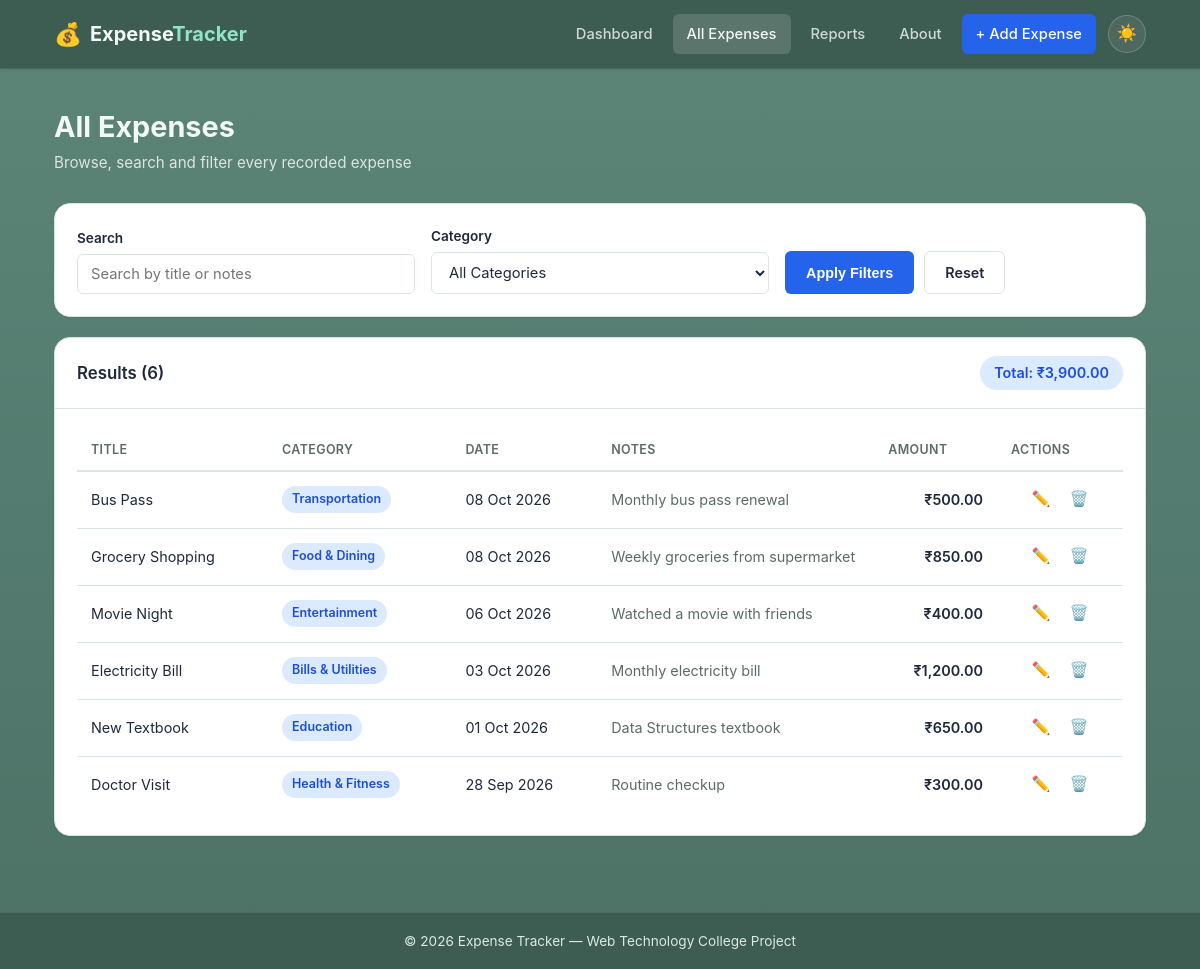
Screenshot of /all_expenses.php with the database file from the repository.
### tables this page shows
CREATE TABLE IF NOT EXISTS expenses (
    id INT AUTO_INCREMENT PRIMARY KEY,
    title VARCHAR(255) NOT NULL,
    category VARCHAR(100) NOT NULL,
    amount DECIMAL(10, 2) NOT NULL,
    expense_date DATE NOT NULL,
    notes TEXT,
    created_at TIMESTAMP DEFAULT CURRENT_TIMESTAMP
);

### includes/functions.php (called while the page is built, shortened)
<?php
function getAllExpenses($pdo, $category = '', $search = '', $orderBy = 'expense_date DESC, id DESC')
{
    $sql = "SELECT * FROM expenses WHERE 1=1";
    $params = [];
    $sql .= " ORDER BY " . $orderBy;
    $stmt = $pdo->prepare($sql);
    $stmt->execute($params);
    return $stmt->fetchAll();
}

### all_expenses.php (the view, shortened to what this page needs)
<?php
require_once 'includes/functions.php';
$database = new Database();
$pdo = $database->getConnection();
$category = isset($_GET['category']) ? trim($_GET['category']) : '';
$search   = isset($_GET['search']) ? trim($_GET['search']) : '';
$expenses   = getAllExpenses($pdo, $category, $search);
$grandTotal = 0;
foreach ($expenses as $exp) {
    $grandTotal += (float) $exp['amount'];
}
include 'includes/header.php';
?>
<div class="page-header">
    <h1>All Expenses</h1>
    <p class="page-subtitle">Browse, search and filter every recorded expense</p>
</div>
<div class="card">
    <div class="card-body">
        <form method="GET" action="all_expenses.php" class="filter-form">
            <div class="form-group">
                <label for="search">Search</label>
                <input type="text" id="search" name="search" placeholder="Search by title or notes"
                       value="<?php echo htmlspecialchars($search); ?>">
            </div>
            <div class="form-group">
                <label for="category">Category</label>
                <select id="category" name="category">
                    <option value="">All Categories</option>
                </select>
            </div>
            <div class="form-group form-group-actions">
                <button type="submit" class="btn btn-primary">Apply Filters</button>
                <a href="all_expenses.php" class="btn btn-secondary">Reset</a>
            </div>
        </form>
    </div>
</div>
<div class="card">
    <div class="card-header">
        <h3>Results (<?php echo count($expenses); ?>)</h3>
        <span class="total-tag">Total: ₹<?php echo number_format($grandTotal, 2); ?></span>
    </div>
    <div class="card-body">
        <?php if (count($expenses) === 0): ?>
            <p class="empty-state">No expenses found matching your criteria.</p>
        <?php else: ?>
        <div class="table-wrapper">
            <table class="table">
                <thead>
                    <tr>
                        <th>Title</th>
                        <th>Category</th>
                        <th>Date</th>
                        <th>Notes</th>
                        <th class="text-right">Amount</th>
                        <th class="text-center">Actions</th>
                    </tr>
                </thead>
                <tbody>
                    <?php foreach ($expenses as $exp): ?>
                    <tr>
                        <td><?php echo htmlspecialchars($exp['title']); ?></td>
                        <td><span class="badge"><?php echo htmlspecialchars($exp['category']); ?></span></td>
                        <td><?php echo date('d M Y', strtotime($exp['expense_date'])); ?></td>
                        <td class="notes-cell"><?php echo htmlspecialchars($exp['notes'] !== null && $exp['notes'] !== '' ? $exp['notes'] : '—'); ?></td>
                        <td class="text-right amount">₹<?php echo number_format($exp['amount'], 2); ?></td>
                        <td class="text-center actions-cell">
                            <a href="edit_expense.php?id=<?php echo (int) $exp['id']; ?>" class="action-btn edit-btn" title="Edit">✏️</a>
                            <a href="delete_expense.php?id=<?php echo (int) $exp['id']; ?>" class="action-btn delete-btn" title="Delete" data-confirm-delete>🗑️</a>
                        </td>
                    </tr>
                    <?php endforeach; ?>
                </tbody>
            </table>
        </div>
        <?php endif; ?>
    </div>
</div>
<?php include 'includes/footer.php'; ?>

### assets/css/style.css (style rules this page uses)
:root { --page-bg: #5C8578; --page-bg-accent: #4C7266; --navbar-bg: #3E5D52; --navbar-text: #F2F8F5; --footer-bg: #3E5D52; --footer-text: #DCE9E3; --surface: #ffffff; --surface-muted: #F1F7F4; --border: #D9E6E0; --text: #1e293b; --text-muted: #5b6b66; --text-on-steel: #F2F8F5; --primary: #2563eb; --primary-dark: #1d4ed8; --primary-light: #dbeafe; --success: #16a34a; --success-light: #dcfce7; --success-text: #166534; --danger: #dc2626; --danger-light: #fee2e2; --danger-text: #991b1b; --warning: #d97706; --radius-sm: 6px; --radius-md: 10px; --radius-lg: 16px; --shadow-sm: 0 1px 2px rgba(15, 23, 42, 0.08); --shadow-md: 0 4px 16px rgba(15, 23, 42, 0.12); --shadow-lg: 0 12px 32px rgba(15, 23, 42, 0.16); --font: -apple-system, BlinkMacSystemFont, "Segoe UI", Roboto, Helvetica, Arial, sans-serif; color-scheme: light; }
* { margin: 0; padding: 0; box-sizing: border-box; }
html, body { height: 100%; }
body { font-family: var(--font); background: var(--page-bg); background-image: linear-gradient(180deg, var(--page-bg) 0%, var(--page-bg-accent) 100%); background-attachment: fixed; color: var(--text); line-height: 1.5; display: flex; flex-direction: column; min-height: 100vh; transition: background-color 0.25s ease, color 0.25s ease; }
a { text-decoration: none; color: inherit; }
.page-header { margin-bottom: 28px; }
.page-header h1 { font-size: 1.8rem; font-weight: 700; margin-bottom: 4px; color: var(--text-on-steel); }
.page-subtitle { color: var(--text-on-steel); opacity: 0.85; font-size: 0.95rem; }
.card { background: var(--surface); border: 1px solid var(--border); border-radius: var(--radius-lg); box-shadow: var(--shadow-sm); margin-bottom: 20px; }
.card-header { display: flex; align-items: center; justify-content: space-between; padding: 18px 22px; border-bottom: 1px solid var(--border); flex-wrap: wrap; gap: 10px; }
.card-header h3 { font-size: 1.05rem; font-weight: 600; }
.card-body { padding: 22px; }
.total-tag { font-size: 0.9rem; font-weight: 600; color: var(--primary-dark); background: var(--primary-light); padding: 6px 14px; border-radius: 999px; }
.table-wrapper { overflow-x: auto; }
.table { width: 100%; border-collapse: collapse; font-size: 0.9rem; }
.table th { text-align: left; padding: 10px 14px; color: var(--text-muted); font-weight: 600; font-size: 0.78rem; text-transform: uppercase; letter-spacing: 0.03em; border-bottom: 2px solid var(--border); white-space: nowrap; }
.table td { padding: 13px 14px; border-bottom: 1px solid var(--border); vertical-align: middle; }
.table tbody tr:last-child td { border-bottom: none; }
.text-right { text-align: right; }
.text-center { text-align: center; }
.amount { font-weight: 600; }
.notes-cell { max-width: 220px; overflow: hidden; text-overflow: ellipsis; white-space: nowrap; color: var(--text-muted); }
.badge { display: inline-block; background: var(--primary-light); color: var(--primary-dark); padding: 4px 10px; border-radius: 999px; font-size: 0.78rem; font-weight: 600; white-space: nowrap; }
.actions-cell { white-space: nowrap; }
.action-btn { display: inline-flex; align-items: center; justify-content: center; width: 30px; height: 30px; border-radius: var(--radius-sm); font-size: 0.95rem; margin: 0 2px; transition: background 0.15s ease; }
.filter-form { display: flex; align-items: flex-end; gap: 16px; flex-wrap: wrap; }
.filter-form .form-group { flex: 1; min-width: 180px; margin-bottom: 0; }
.form-group-actions { display: flex; gap: 10px; flex: 0 0 auto; }
.form-group { margin-bottom: 18px; }
.form-group label { display: block; font-size: 0.85rem; font-weight: 600; margin-bottom: 6px; color: var(--text); }
.form-group input, .form-group select, .form-group textarea { width: 100%; padding: 10px 13px; border: 1px solid var(--border); border-radius: var(--radius-sm); font-size: 0.92rem; font-family: inherit; color: var(--text); background: var(--surface); transition: border-color 0.15s ease, box-shadow 0.15s ease; }
.btn { display: inline-flex; align-items: center; justify-content: center; padding: 10px 20px; border-radius: var(--radius-sm); font-size: 0.9rem; font-weight: 600; border: 1px solid transparent; cursor: pointer; transition: background 0.15s ease, border-color 0.15s ease, color 0.15s ease; }
.btn-primary { background: var(--primary); color: #ffffff; }
.btn-secondary { background: var(--surface); color: var(--text); border-color: var(--border); }

### rows the page displays
expenses: title "Bus Pass", category "Transportation", expense_date "08 Oct 2026", notes "Monthly bus pass renewal", amount "500.00"
expenses: title "Grocery Shopping", category "Food & Dining", expense_date "08 Oct 2026", notes "Weekly groceries from supermarket", amount "850.00"
expenses: title "Movie Night", category "Entertainment", expense_date "06 Oct 2026", notes "Watched a movie with friends", amount "400.00"
expenses: title "Electricity Bill", category "Bills & Utilities", expense_date "03 Oct 2026", notes "Monthly electricity bill", amount "1,200.00"
expenses: title "New Textbook", category "Education", expense_date "01 Oct 2026", notes "Data Structures textbook", amount "650.00"
expenses: title "Doctor Visit", category "Health & Fitness", expense_date "28 Sep 2026", notes "Routine checkup", amount "300.00"

### other values shown
count($expenses) "6"
$grandTotal "3,900.00"
